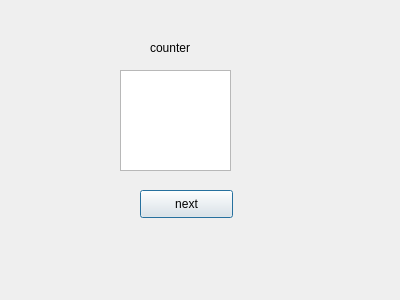
<?xml version="1.0" encoding="UTF-8"?>
<ui version="4.0">
 <class>nextwindow</class>
 <widget class="QDialog" name="nextwindow">
  <property name="geometry">
   <rect>
    <x>0</x>
    <y>0</y>
    <width>400</width>
    <height>300</height>
   </rect>
  </property>
  <property name="windowTitle">
   <string>Dialog</string>
  </property>
  <widget class="QLabel" name="label">
   <property name="geometry">
    <rect>
     <x>150</x>
     <y>40</y>
     <width>55</width>
     <height>16</height>
    </rect>
   </property>
   <property name="text">
    <string>counter</string>
   </property>
  </widget>
  <widget class="QTextBrowser" name="textBrowser">
   <property name="geometry">
    <rect>
     <x>120</x>
     <y>70</y>
     <width>111</width>
     <height>101</height>
    </rect>
   </property>
  </widget>
  <widget class="QPushButton" name="nextButton">
   <property name="geometry">
    <rect>
     <x>140</x>
     <y>190</y>
     <width>93</width>
     <height>28</height>
    </rect>
   </property>
   <property name="text">
    <string>next</string>
   </property>
  </widget>
 </widget>
 <resources/>
 <connections/>
</ui>
